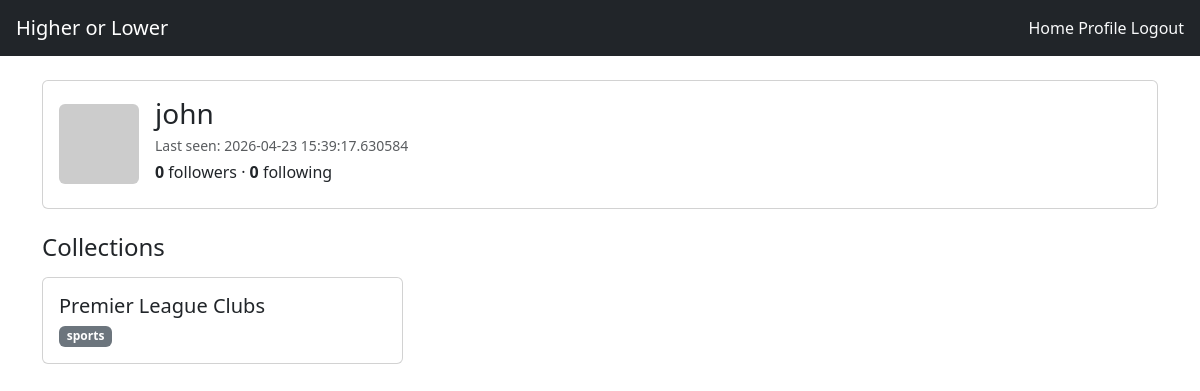
Page /user/john (signed in) on the earlier database version.
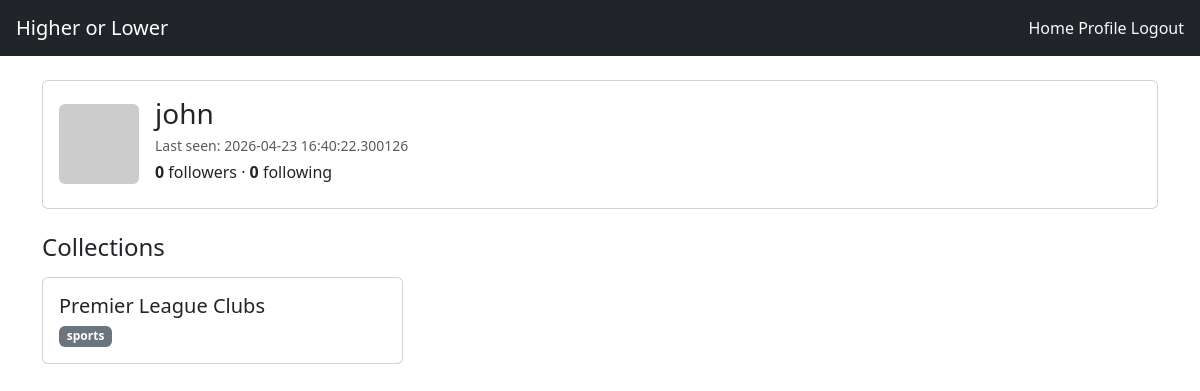
Same page on the later database version.
### app/models.py (models this page shows, shortened)
class User(UserMixin, db.Model):
    id: so.Mapped[int] = so.mapped_column(primary_key=True)
    username: so.Mapped[str] = so.mapped_column(
        sa.String(50), index=True, unique=True, nullable=False
    )
    email: so.Mapped[str] = so.mapped_column(
        sa.String(120), index=True, unique=True, nullable=False
    )
    password_hash: so.Mapped[str] = so.mapped_column(
        sa.String(256), nullable=False, default=''
    )
    last_seen: so.Mapped[Optional[datetime]] = so.mapped_column(
        default=lambda: datetime.now(timezone.utc)
    )
    collections: so.WriteOnlyMapped['Collection'] = so.relationship(
        back_populates='creator', passive_deletes=True
    )
    leaderboards: so.WriteOnlyMapped['Leaderboard'] = so.relationship(
        back_populates='user', passive_deletes=True
    )
    favourites: so.WriteOnlyMapped['Favourite'] = so.relationship(
        back_populates='user', passive_deletes=True
    )
    collection_history: so.WriteOnlyMapped['CollectionHistory'] = so.relationship(
        back_populates='user', passive_deletes=True
    )
    following: so.WriteOnlyMapped['User'] = so.relationship(
        secondary=followers, primaryjoin=(followers.c.follower_id == id),
        secondaryjoin=(followers.c.followed_id == id),
        back_populates='followers')
    followers: so.WriteOnlyMapped['User'] = so.relationship(
        secondary=followers, primaryjoin=(followers.c.followed_id == id),
        secondaryjoin=(followers.c.follower_id == id),
        back_populates='following')
    def avatar(self, size):
        digest = md5(self.email.lower().encode('utf-8')).hexdigest()
        return f'https://www.gravatar.com/avatar/{digest}?d=identicon&s={size}'
    def followers_count(self):
        query = sa.select(sa.func.count()).select_from(
            self.followers.select().subquery())
        return db.session.scalar(query)
    def following_count(self):
        query = sa.select(sa.func.count()).select_from(
            self.following.select().subquery())
        return db.session.scalar(query)

class Collection(db.Model):
    id: so.Mapped[int] = so.mapped_column(primary_key=True)
    name: so.Mapped[str] = so.mapped_column(sa.String(100), nullable=False)
    image: so.Mapped[Optional[str]] = so.mapped_column(sa.String(255))
    creator_id: so.Mapped[int] = so.mapped_column(
        sa.ForeignKey(User.id), nullable=False
    )
    category: so.Mapped[CollectionCategory] = so.mapped_column(
        sa.Enum(CollectionCategory), nullable=False
    )
    creator: so.Mapped[User] = so.relationship(back_populates='collections')
    items: so.WriteOnlyMapped['Item'] = so.relationship(
        back_populates='collection', passive_deletes=True
    )
    leaderboards: so.WriteOnlyMapped['Leaderboard'] = so.relationship(
        back_populates='collection', passive_deletes=True
    )
    favourites: so.WriteOnlyMapped['Favourite'] = so.relationship(
        back_populates='collection', passive_deletes=True
    )
    history: so.WriteOnlyMapped['CollectionHistory'] = so.relationship(
        back_populates='collection', passive_deletes=True
    )

### app/routes.py (the view)
@app.route('/user/<username>')
@login_required
def user(username):
    user = db.first_or_404(sa.select(User).where(User.username == username))
    query = sa.select(Collection).where(Collection.creator == user)
    collections = db.session.scalars(query).all()
    form = EmptyForm()
    return render_template('user.html', user=user, collections=collections, form=form)

### app/models.py (called while the page is built)
@login.user_loader
def load_user(id):
    return db.session.get(User, int(id))

### app/routes.py (called while the page is built)
@app.before_request
def before_request():
    if current_user.is_authenticated:
        current_user.last_seen = datetime.now(timezone.utc)
        db.session.commit()

### app/templates/user.html (shortened to what this page needs)
{% extends "base.html" %}
{% block content %}
    <div class="card mb-4">
        <div class="card-body d-flex align-items-center gap-3">
            <img src="{{ user.avatar(128) }}" class="rounded" alt="avatar">
            <div class="flex-grow-1">
                <h1 class="h3 mb-1">{{ user.username }}</h1>
                {% if user.last_seen %}
                <p class="text-muted small mb-1">Last seen: {{ user.last_seen }}</p>
                {% endif %}
                <p class="mb-2">
                    <strong>{{ user.followers_count() }}</strong> followers ·
                    <strong>{{ user.following_count() }}</strong> following
                </p>
            </div>
        </div>
    </div>
    <h2 class="h4 mb-3">Collections</h2>
    <div class="row g-3">
        {% for collection in collections %}
        <div class="col-md-6 col-lg-4">
            <div class="card h-100">
                <div class="card-body">
                    <h5 class="card-title mb-1">{{ collection.name }}</h5>
                    <span class="badge bg-secondary">{{ collection.category.value }}</span>
                </div>
            </div>
        </div>
        {% endfor %}
    </div>
{% endblock %}

### app/templates/base.html (shortened to what this page needs)
<!doctype html>
<html>
<head>
    <link href="https://cdn.jsdelivr.net/npm/bootstrap@5.3.8/dist/css/bootstrap.min.css" rel="stylesheet"
>
</head>
<body>
    <nav class="navbar navbar-dark bg-dark px-3">
        <a class="navbar-brand" href="{{ url_for('index') }}">Higher or Lower</a>
        <div>
            <a class="nav-link d-inline text-light" href="{{ url_for('index') }}">Home</a>
            {% if current_user.is_anonymous %}
            <a class="nav-link d-inline text-light" href="{{ url_for('login') }}">Login</a>
            {% else %}
            <a class="nav-link d-inline text-light" href="{{ url_for('user', username=current_user.username) }}">Profile</a>
            <a class="nav-link d-inline text-light" href="{{ url_for('logout') }}">Logout</a>
            {% endif %}
        </div>
    </nav>
    <div class="container py-4">
        {% block content %}{% endblock %}
    </div>
</body>
</html>

Differences in the rows shown:
changed User "john": last_seen "2026-04-23 15:39:17.630584" → "2026-04-23 16:40:22.300126"
